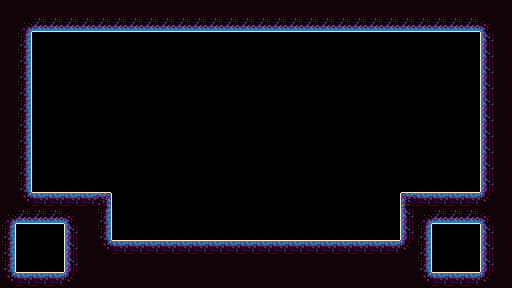

A 2D game scene composited from a Tiled map and its tileset images. What follows is a short description and the map's XML, with every tile layer's data as written:
An orthogonal 32x18 tile map with 16x16 px tiles, 1 tile layer (terrain), 1 hidden layer not drawn.

<map version="1.10" tiledversion="1.10.1" orientation="orthogonal" renderorder="right-down" width="32" height="18" tilewidth="16" tileheight="16" infinite="0" nextlayerid="6" nextobjectid="1">
 <editorsettings>
  <export target="sample_map.tscn" format="tscn" />
 </editorsettings>
 <tileset firstgid="1" source="Grass.tsx" />
 <layer id="1" name="prototype" width="32" height="18" visible="0">
  <data encoding="csv">
50,50,50,50,50,50,50,50,50,50,50,50,50,50,50,50,50,50,50,50,50,50,50,50,50,50,50,50,50,50,50,50,
50,50,50,50,50,50,50,50,50,50,50,50,50,50,50,50,50,50,50,50,50,50,50,50,50,50,50,50,50,50,50,50,
50,50,49,49,49,49,49,49,49,49,49,49,49,49,49,49,49,49,49,49,49,49,49,49,49,49,49,49,49,49,50,50,
50,50,49,49,49,49,49,49,49,49,49,49,49,49,49,49,49,49,49,49,49,49,49,49,49,49,49,49,49,49,50,50,
50,50,49,49,49,49,49,49,49,49,49,49,49,49,49,49,49,49,49,49,49,49,49,49,49,49,49,49,49,49,50,50,
50,50,49,49,49,49,49,49,49,49,49,49,49,49,49,49,49,49,49,49,49,49,49,49,49,49,49,49,49,49,50,50,
50,50,49,49,49,49,49,49,49,49,49,49,49,49,49,49,49,49,49,49,49,49,49,49,49,49,49,49,49,49,50,50,
50,50,49,49,49,49,49,49,49,49,49,49,49,49,49,49,49,49,49,49,49,49,49,49,49,49,49,49,49,49,50,50,
50,50,49,49,49,49,49,49,49,49,49,49,49,49,49,49,49,49,49,49,49,49,49,49,49,49,49,49,49,49,50,50,
50,50,49,49,49,49,49,49,49,49,49,49,49,49,49,49,49,49,49,49,49,49,49,49,49,49,49,49,49,49,50,50,
50,50,49,49,49,49,49,49,49,49,49,49,49,49,49,49,49,49,49,49,49,49,49,49,49,49,49,49,49,49,50,50,
50,50,49,49,49,49,49,49,49,49,49,49,49,49,49,49,49,49,49,49,49,49,49,49,49,49,49,49,49,49,50,50,
50,50,50,50,50,50,50,49,49,49,49,49,49,49,49,49,49,49,49,49,49,49,49,49,49,50,50,50,50,50,50,50,
50,50,50,50,50,50,50,49,49,49,49,49,49,49,49,49,49,49,49,49,49,49,49,49,49,50,50,50,50,50,50,50,
50,49,49,49,50,50,50,49,49,49,49,49,49,49,49,49,49,49,49,49,49,49,49,49,49,50,50,49,49,49,50,50,
50,49,49,49,50,50,50,50,50,50,50,50,50,50,50,50,50,50,50,50,50,50,50,50,50,50,50,49,49,49,50,50,
50,49,49,49,50,50,50,50,50,50,50,50,50,50,50,50,50,50,50,50,50,50,50,50,50,50,50,49,49,49,50,50,
50,50,50,50,50,50,50,50,50,50,50,50,50,50,50,50,50,50,50,50,50,50,50,50,50,50,50,50,50,50,50,50
</data>
 </layer>
 <layer id="5" name="terrain" width="32" height="18">
  <data encoding="csv">
53,53,53,53,53,53,53,53,53,53,53,53,53,53,53,53,53,53,53,53,53,53,53,53,53,53,53,53,53,53,53,53,
53,27,13,13,13,13,13,13,13,13,13,13,13,13,13,13,13,13,13,13,13,13,13,13,13,13,13,13,13,13,28,53,
53,6,0,0,0,0,0,0,0,0,0,0,0,0,0,0,0,0,0,0,0,0,0,0,0,0,0,0,0,0,5,53,
53,6,0,0,0,0,0,0,0,0,0,0,0,0,0,0,0,0,0,0,0,0,0,0,0,0,0,0,0,0,5,53,
53,6,0,0,0,0,0,0,0,0,0,0,0,0,0,0,0,0,0,0,0,0,0,0,0,0,0,0,0,0,5,53,
53,6,0,0,0,0,0,0,0,0,0,0,0,0,0,0,0,0,0,0,0,0,0,0,0,0,0,0,0,0,5,53,
53,6,0,0,0,0,0,0,0,0,0,0,0,0,0,0,0,0,0,0,0,0,0,0,0,0,0,0,0,0,5,53,
53,6,0,0,0,0,0,0,0,0,0,0,0,0,0,0,0,0,0,0,0,0,0,0,0,0,0,0,0,0,5,53,
53,6,0,0,0,0,0,0,0,0,0,0,0,0,0,0,0,0,0,0,0,0,0,0,0,0,0,0,0,0,5,53,
53,6,0,0,0,0,0,0,0,0,0,0,0,0,0,0,0,0,0,0,0,0,0,0,0,0,0,0,0,0,5,53,
53,6,0,0,0,0,0,0,0,0,0,0,0,0,0,0,0,0,0,0,0,0,0,0,0,0,0,0,0,0,5,53,
53,6,0,0,0,0,0,0,0,0,0,0,0,0,0,0,0,0,0,0,0,0,0,0,0,0,0,0,0,0,5,53,
53,39,1,1,1,1,26,0,0,0,0,0,0,0,0,0,0,0,0,0,0,0,0,0,0,25,1,1,1,1,40,53,
27,13,13,13,28,53,6,0,0,0,0,0,0,0,0,0,0,0,0,0,0,0,0,0,0,5,27,13,13,13,28,53,
6,0,0,0,5,53,6,0,0,0,0,0,0,0,0,0,0,0,0,0,0,0,0,0,0,5,6,0,0,0,5,53,
6,0,0,0,5,53,39,1,1,1,1,1,1,1,1,1,1,1,1,1,1,1,1,1,1,40,6,0,0,0,5,53,
6,0,0,0,5,53,53,53,53,53,53,53,53,53,53,53,53,53,53,53,53,53,53,53,53,53,6,0,0,0,5,53,
39,1,1,1,40,53,53,53,53,53,53,53,53,53,53,53,53,53,53,53,53,53,53,53,53,53,39,1,1,1,40,53
</data>
 </layer>
</map>